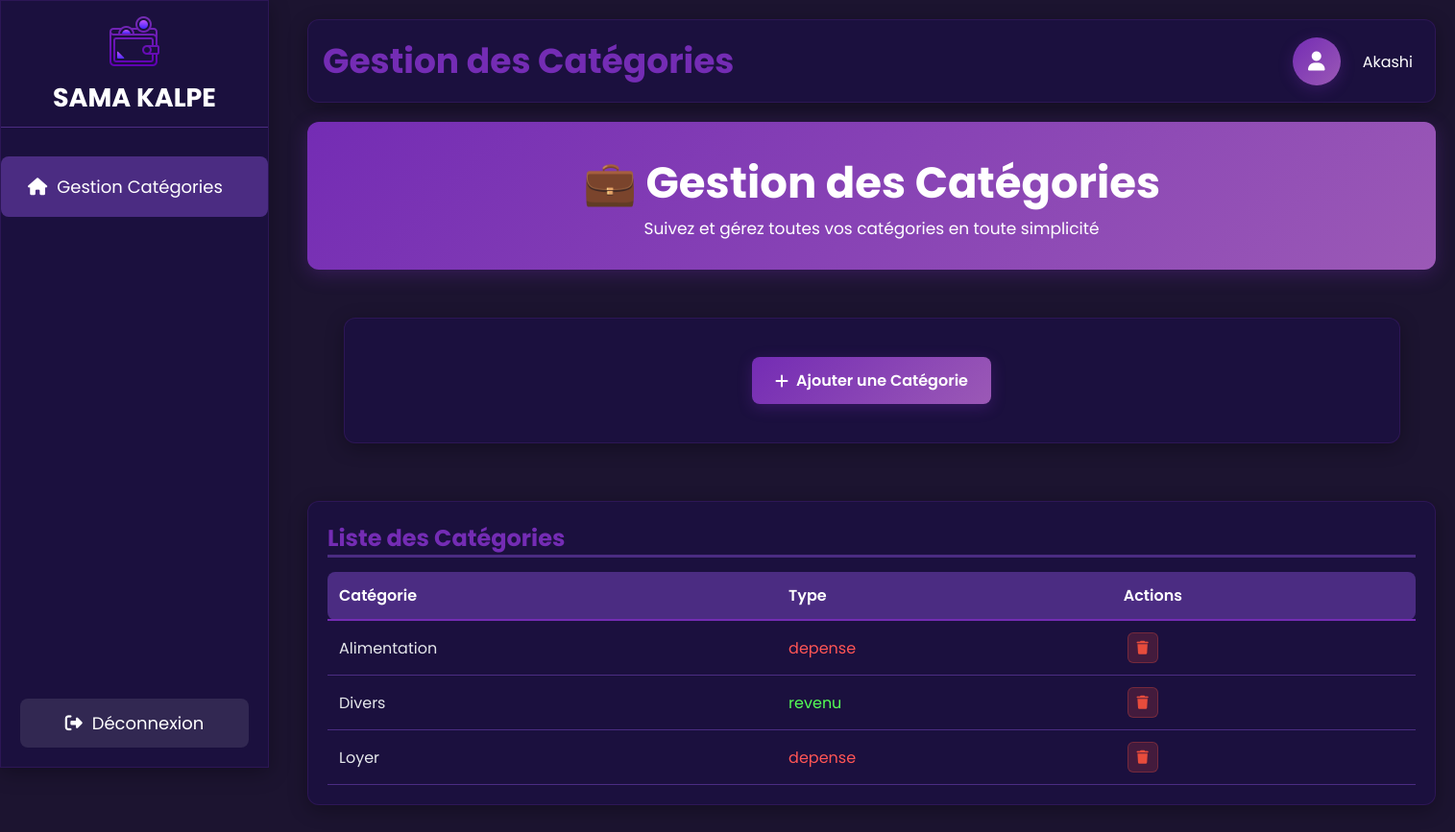
The app's page /gestion_categorie.php (signed in) with its own data.
### tables this page shows
CREATE TABLE IF NOT EXISTS `utilisateur` (
  `ID_UTILISATEUR` int NOT NULL AUTO_INCREMENT,
  `ID_ROLE` int NOT NULL,
  `NOM_UTILISATEUR` varchar(255) DEFAULT NULL,
  `PRENOM` varchar(255) DEFAULT NULL,
  `EMAIL` varchar(255) DEFAULT NULL,
  `MOT_DE_PASSE` varchar(255) DEFAULT NULL,
  `CODE` int DEFAULT NULL,
  `FLAG_RENITIALISATION` tinyint DEFAULT NULL,
  PRIMARY KEY (`ID_UTILISATEUR`),
  KEY `ID_ROLE` (`ID_ROLE`)
);

CREATE TABLE IF NOT EXISTS `categorie` (
  `ID_CATEGORIE` int NOT NULL AUTO_INCREMENT,
  `ID_TYPE` int NOT NULL,
  `NOM_CATEGORIE` varchar(255) DEFAULT NULL,
  PRIMARY KEY (`ID_CATEGORIE`),
  KEY `ID_TYPE` (`ID_TYPE`)
);

CREATE TABLE IF NOT EXISTS `type` (
  `ID_TYPE` int NOT NULL AUTO_INCREMENT,
  `NOM_TYPE` varchar(255) NOT NULL,
  PRIMARY KEY (`ID_TYPE`)
);

### gestion_categorie.php (the view, shortened to what this page needs)
<?php
require_once __DIR__ . '/config/config.php';
$userId = $_SESSION['id'] ?? null;
$stmt = $mysqlClient->prepare("SELECT NOM_UTILISATEUR, PRENOM FROM utilisateur WHERE ID_UTILISATEUR = ?");
$stmt->execute([$userId]);
$user = $stmt->fetch(PDO::FETCH_ASSOC);
$sql = "
    SELECT
        c.ID_CATEGORIE,
        c.NOM_CATEGORIE,
        t.NOM_TYPE
    FROM categorie c
    JOIN type t ON c.ID_TYPE = t.ID_TYPE
    ORDER BY c.NOM_CATEGORIE
";
$stmt = $mysqlClient->prepare($sql);
$stmt->execute();
$categories = $stmt->fetchAll(PDO::FETCH_ASSOC);
?>
<!DOCTYPE html>
<html lang="fr">
<head>
    <link rel="stylesheet" href="https://cdnjs.cloudflare.com/ajax/libs/font-awesome/6.6.0/css/all.min.css">
    <link rel="stylesheet" href="CSS/accueil.css">
    <link rel="stylesheet" href="CSS/dropdown.css">
    <link rel="stylesheet" href="CSS/sidebar.css">
    <link rel="stylesheet" href="CSS/gestion_categorie.css">
</head>
<body>
<div class="container">
  <aside class="sidebar">
    <div class="titre">
      <a href="accueil.php"><img src="icone/logo.png" alt="logo" class="logo" style="cursor: pointer;"></a>
      <h1>SAMA KALPE</h1>
    </div>
    <ul>
      <li class="active";><a href="gestion_categorie.php" style="text-decoration: none;color:white"><i class="fa-solid fa-house"></i>Gestion Catégories</a></li>
    </ul>
    <div class="sidebar-footer">
      <a href="deconnexion.php" class="logout-sidebar">
        <i class="fa-solid fa-sign-out-alt"></i> Déconnexion
      </a>
    </div>
  </aside>
  <main class="main">
    <header class="header">
      <h1>Gestion des Catégories</h1>
      <div class="user-profile">
        <a href="profil.php" class="profile-btn">
          <i class="fa-solid fa-user"></i>
        </a>
        <div class="user-dropdown">
          <span class="user-name" onclick="toggleDropdown()"><?= htmlspecialchars($user['NOM_UTILISATEUR'] ?? 'Utilisateur') ?></span>
        </div>
      </div>
    </header>
    <section class="introduction">
      <h1>💼 Gestion des Catégories</h1>
      <p>Suivez et gérez toutes vos catégories en toute simplicité</p>
    </section>
    <div class="separator">
    <section style="width:1100px" class="actions-section">
      <div class="btn-container">
        <a href="ajout_categorie.php" class="btn-ajouter">
          <i class="fa-solid fa-plus"></i> Ajouter une Catégorie
        </a>
      </div>
    </section>
    </div>
    <section class="transactions">
      <h2>Liste des Catégories</h2>
      <div id="liste_categories" class="tab-content">
        <table class="transaction">
          <thead>
            <tr>
              <th>Catégorie</th>
              <th>Type</th>
              <th>Actions</th>
            </tr>
          </thead>
          <tbody>
            <?php if (!empty($categories)): ?>
  <?php foreach ($categories as $d): ?>
    <?php
      $type = $d['NOM_TYPE'] ?? '';
      $couleur = '';
      if (strtolower($type) === 'dépense' || strtolower($type) === 'depense') {
          $couleur = 'color: #ff5555';
      } elseif (strtolower($type) === 'revenu') {
          $couleur = 'color: #55ff55;';
      }
    ?>
    <tr>
      <td><?= htmlspecialchars($d['NOM_CATEGORIE'] ?? 'Non défini') ?></td>
      <td style="<?= $couleur ?>"><?= htmlspecialchars($type) ?></td>
      <td>
        <a href="supp_categorie.php?id=<?= (int)($d['ID_CATEGORIE'] ?? 0) ?>" class="btn-icon btn-supprimer" title="Supprimer" onclick="return confirm('Supprimer cette catégorie ?')">
          <i class="fa-solid fa-trash"></i>
        </a>
      </td>
    </tr>
  <?php endforeach; ?>
<?php else: ?>
  <tr>
    <td colspan="3" style="text-align: center; color: #bbb;">Aucune catégorie trouvée.</td>
  </tr>
<?php endif; ?>
          </tbody>
        </table>
      </div>
    </section>
  </main>
</div>
</body>
</html>

### CSS/accueil.css (style rules this page uses)
* { margin: 0; padding: 0; box-sizing: border-box; font-family: 'Poppins', sans-serif; }
body { background-color: #1C1430; color: white; height: 150vh; }
.container { display: grid; grid-template-columns: 300px 1fr; grid-template-areas: "sidebar main"; height: 100vh; }
.sidebar ul li a { display: block; width: 100%; height: 100%; padding: 0; margin: 0; text-decoration: none; }
.main { grid-area: main; display: grid; grid-template-columns: repeat(2, 1fr); grid-template-rows: auto auto auto auto; grid-template-areas: "header header" "introduction introduction" "solde solde" "stats1 stats2" "transactions transactions"; gap: 20px; padding: 20px; margin-left: 0 !important; }
.header { grid-area: header; background: #1b103e; box-shadow: 0 5px 20px rgba(0,0,0,0.3); border: 1px solid rgba(116, 48, 180, 0.2); padding: 15px; border-radius: 12px; font-size: 18px; display: flex; justify-content: space-between; align-items: center; }
.header h1 { color: #742CB4; }
.user-profile { display: flex; align-items: center; gap: 15px; }
.profile-btn { width: 50px; height: 50px; border-radius: 50%; background: linear-gradient(135deg, #742CB4 0%, #9B59B6 100%); border: none; color: white; font-size: 20px; cursor: pointer; box-shadow: 0 4px 15px rgba(116, 44, 180, 0.3); display: flex; align-items: center; justify-content: center; }
.introduction { grid-area: introduction; background: linear-gradient(135deg, #742CB4 0%, #9B59B6 100%); box-shadow: 0 5px 20px rgba(116, 48, 180, 0.3); padding: 30px; display: flex; flex-direction: column; justify-content: center; align-items: center; border-radius: 12px; }
.introduction p { font-size: 17px; }
.introduction h1 { font-size: 45px; }
.transactions { grid-area: transactions; background: #1b103e; box-shadow: 0 5px 20px rgba(0,0,0,0.3); border: 1px solid rgba(116, 48, 180, 0.2); padding: 20px; border-radius: 12px; }
.transactions h2 { margin-bottom: 15px; border-bottom: 3px solid #4b2c82; color: #742CB4; }
.transaction { width: 100%; border-collapse: collapse; margin-top: 15px; }
.transaction th { background: #4b2c82; color: white; padding: 12px; text-align: left; font-weight: 600; border-bottom: 2px solid #742CB4; }
.transaction td { padding: 12px; border-bottom: 1px solid #4b2c82; color: #e5e7eb; }
.transaction th:first-child, .transaction td:first-child { border-radius: 8px 0 0 8px; }
.transaction th:last-child, .transaction td:last-child { border-radius: 0 8px 8px 0; }

### CSS/dropdown.css (style rules this page uses)
.user-dropdown { position: relative; display: inline-block; }
.user-name { cursor: pointer; color: white; font-size: 16px; padding: 4px 8px; border-radius: 4px; transition: background-color 0.3s ease; }

### CSS/sidebar.css (style rules this page uses)
.sidebar { grid-area: sidebar; background: #1b103e; box-shadow: 0 5px 20px rgba(0,0,0,0.3); border: 1px solid rgba(116, 48, 180, 0.2); }
.titre { display: flex; padding: 10px; align-items: center; flex-direction: column; border-bottom: 1px solid #4b2c82; margin-bottom: 30px; }
.sidebar ul { list-style: none; }
.sidebar ul li { padding: 18px; margin-bottom: 20px; margin-left: px; border-radius: 8px; cursor: pointer; transition: 0.3s; }
.sidebar ul li i { margin-right: 10px; margin-left: 10px; }
.sidebar ul li:hover, .sidebar ul li.active { background: #4b2c82; }
.sidebar { position: fixed; top: 0; left: 0; height: 100vh; overflow-y: auto; z-index: 1000; width: 280px; font-size: large; }
.sidebar-footer { position: absolute; bottom: 20px; left: 20px; right: 20px; }
.logout-sidebar { display: flex; align-items: center; justify-content: center; gap: 10px; padding: 12px 16px; background-color: rgba(255, 255, 255, 0.1); color: white; text-decoration: none; border-radius: 8px; transition: background-color 0.3s; width: 100%; box-sizing: border-box; }
.main { padding: 20px; min-height: 100vh; }

### records on screen
utilisateur: NOM_UTILISATEUR "Akashi"
categorie: NOM_CATEGORIE "Alimentation", ID_TYPE.NOM_TYPE "depense"
categorie: NOM_CATEGORIE "Divers", ID_TYPE.NOM_TYPE "revenu"
categorie: NOM_CATEGORIE "Loyer", ID_TYPE.NOM_TYPE "depense"
